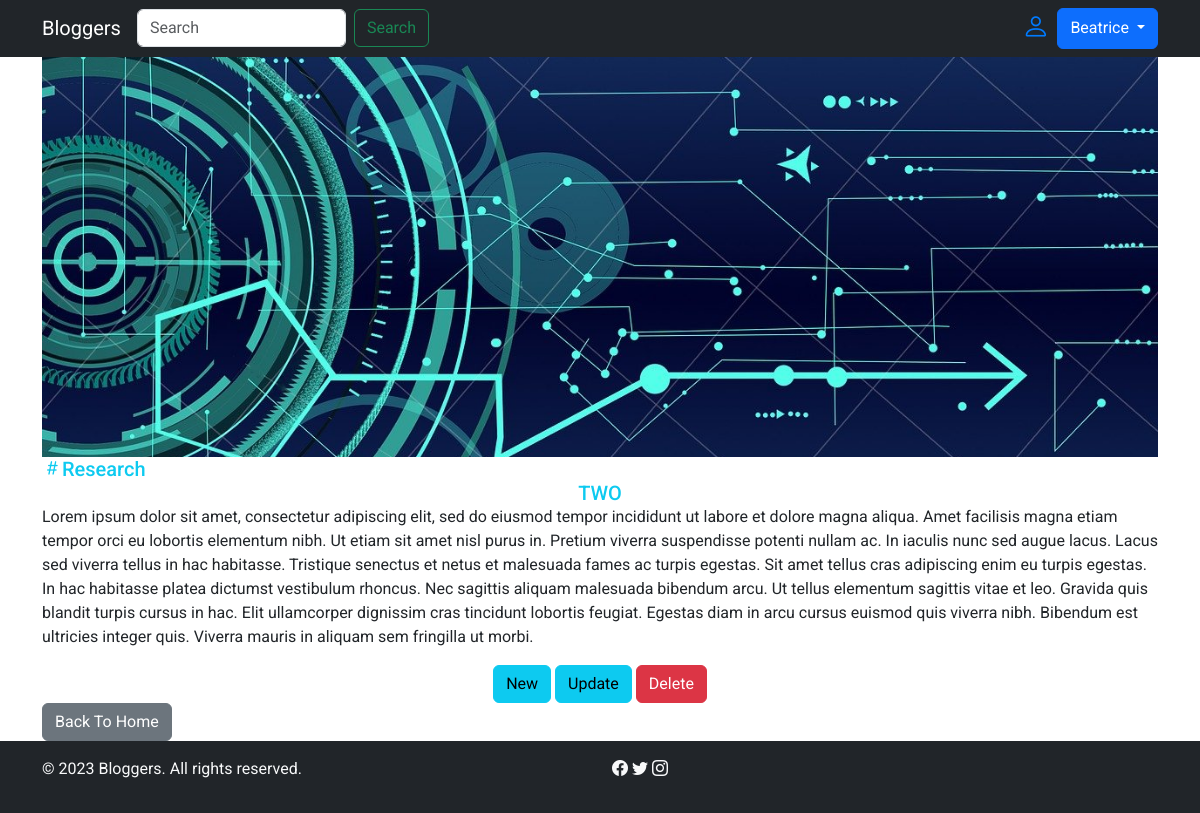
Page /post/6/ (signed in) on the earlier database version.
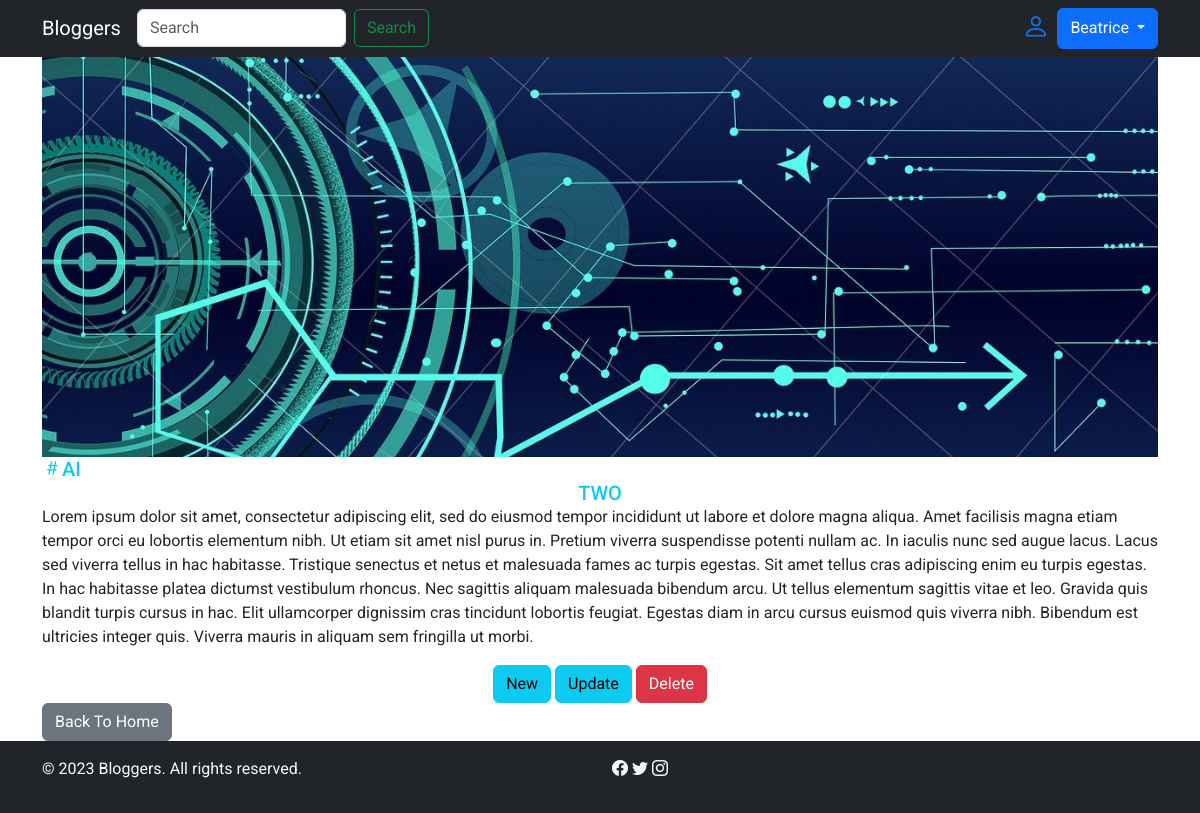
Same page on the later database version.
### gallery/models.py (models this page shows, shortened)
class Post(models.Model):
    title = models.CharField(max_length=255)
    content = models.TextField()
    category = models.ForeignKey(Category, on_delete=models.CASCADE, default=1)
    image = models.ImageField(upload_to='post_images/', blank=True, null=True)
    author = models.ForeignKey(User, on_delete=models.CASCADE, null=True, blank=True)  # Allow NULL for author
    created_at = models.DateTimeField(auto_now_add=True)
    updated_at = models.DateTimeField(auto_now=True)

class Category(models.Model):
    name = models.CharField(max_length=100)
    description = models.TextField(blank=True)

### gallery/views.py (the view)
# urls.py: path('post/<int:pk>/', views.post_detail, name='post_detail'),
@login_required
@permission_required('gallery.view_post', raise_exception=True)
def post_detail(request, pk):
    post = get_object_or_404(Post, pk=pk)
    return render(request, 'post_detail.html', {'post': post})

### templates/post_detail.html
{% extends 'base_template2.html' %}
{% block content %}
    <div class="container">
        <div class="card-body">
            {% if post.image %}
                <img src="{{ post.image.url }}" alt="{{ post.title }} Image" class="img-detail">
            {% endif %}
            {% if post.category %}
                <h5 class="card-title text-info"><i class="bi bi-hash text-info"></i>{{ post.category.name }}</h5>
            {% endif %}
            <h5 class="card-title text-center text-info">{{ post.title }}</h5>
            <p>{{ post.content }}</p>
            <div class="text-center flex">
                {% if perms.gallery.add_post %}
                    <a href="{% url 'post_new' %}" class="btn btn-info">New</a>
                {% endif %}
                {% if perms.gallery.change_post %}
                    <a href="{% url 'post_edit' pk=post.pk %}" class="btn btn-info">Update</a>
                {% endif %}
                {% if perms.gallery.delete_post %}
                    <a href="{% url 'post_delete' pk=post.pk %}" class="btn btn-danger">Delete</a>
                {% endif %}
            </div>
        </div>
        <a href="{% url 'post_list' %}" class="btn btn-secondary w-180">Back To Home </a>
    </div>
{% endblock %}

### templates/base_template2.html (shortened to what this page needs)
<!DOCTYPE html>
<html lang="en">
<head>
    <link href="https://cdn.jsdelivr.net/npm/bootstrap@5.3.2/dist/css/bootstrap.min.css" rel="stylesheet">
    <link rel="stylesheet" href="https://cdn.jsdelivr.net/npm/bootstrap-icons@1.11.2/font/bootstrap-icons.min.css">
</head>
<body>
{% include 'navbar.html' %}
{% block content %}
{% endblock %}
<footer class="bg-dark text-light py-3">
    <div class="container">
        <div class="row">
            <div class="col-md-6">
                <p>&copy; 2023 Bloggers. All rights reserved.</p>
            </div>
            <div class="col-md-6 text-right">
                <a href="#" class="text-light mr-5 pr-3"><i class="bi bi-facebook"></i></a>
                <a href="#" class="text-light mr-5 pr-3"><i class="bi bi-twitter"></i></a>
                <a href="#" class="text-light mr-5 pr-3"><i class="bi bi-instagram"></i></a>
            </div>
        </div>
    </div>
</footer>
</body>
</html>

### templates/navbar.html (shortened to what this page needs)
<nav class="navbar navbar-expand-sm navbar-dark bg-dark">
    <div class="container">
        <a class="navbar-brand" href="{% url 'post_list' %}">Bloggers</a>
        <div class="collapse navbar-collapse" id="mynavbar">
            <form class="d-flex space-between " role="search" method="get" action="{% url 'search' %}">
                <input class="form-control me-2" name="search_word" type="search" placeholder="Search"
                       aria-label="Search">
                <button class="btn btn-outline-success " type="submit">Search</button>
            </form>
        </div>
        <ul class="navbar-nav ml-auto">
            <div class="dropdown" style="display: flex">
                <i class="bi bi-person"></i>
                <button type="button" class="btn btn-primary dropdown-toggle" data-bs-toggle="dropdown">
                    {{ user.first_name }}
                </button>
            </div>
        </ul>
    </div>
</nav>

### templates/base_template2.html (style rules this page uses)
body, h1, h2, h3, h4, h5, h6, p { font-family: 'Roboto', sans-serif; }
body { display: flex; flex-direction: column; min-height: 100vh; }
footer { margin-top: auto; }
.img-detail { width: 100%; height: 400px; object-fit: cover; }
.bi-person { font-size: 1.7rem; color: #007bff; margin-right: 0.5rem; margin-bottom: 0; }

Differences in the rows shown:
changed Post "TWO": category.name "Research" → "AI"
